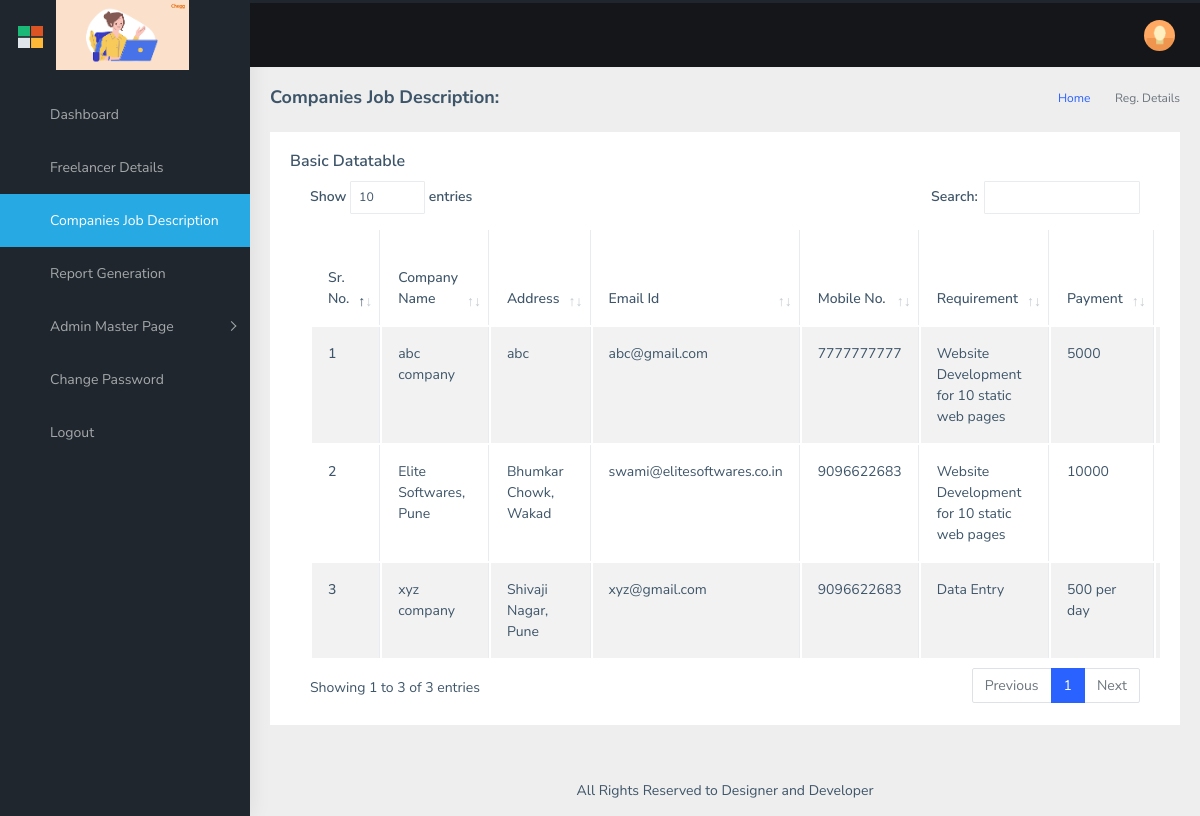
Screenshot of /admin_work_page/ (signed in) with the database file from the repository.
### application/models.py (models this page shows, shortened)
class company_work_details(models.Model):
    company_name = models.CharField(max_length=255)
    address = models.TextField()
    email = models.EmailField(max_length=255)
    phone = models.CharField(max_length=10)
    requirement = models.CharField(max_length=100)
    payment = models.CharField(max_length=100)
    date_field = models.DateField(default=date.today)

### application/views.py (the view)
# urls.py: path('admin_work_page/', views.admin_work_page, name='admin_work_page' ),
@login_required(login_url='login')
def admin_work_page(request):
    data = company_work_details.objects.all()
    records = { 'abc':data }
    return render(request, 'dashboard/admin_work_page.html', records)

### templates/dashboard/admin_work_page.html (shortened to what this page needs)
{% load static %}
<!DOCTYPE html>
<html dir="ltr" lang="en">
  <head>
    <link
      rel="stylesheet"
      type="text/css"
      href="{% static 'dashboard/assets/extra-libs/multicheck/multicheck.css' %}"
    />
    <link
      href="{% static 'dashboard/assets/libs/datatables.net-bs4/css/dataTables.bootstrap4.css' %}"
      rel="stylesheet"
    />
    <link href="{% static 'dashboard/dist/css/style.min.css' %}" rel="stylesheet" />
  </head>
  <body>
    <div
      id="main-wrapper"
      data-layout="vertical"
      data-navbarbg="skin5"
      data-sidebartype="full"
      data-sidebar-position="absolute"
      data-header-position="absolute"
      data-boxed-layout="full"
    >
      <header class="topbar" data-navbarbg="skin5">
        <nav class="navbar top-navbar navbar-expand-md navbar-dark">
          <div class="navbar-header" data-logobg="skin5">
            <a class="navbar-brand" href="index.html">
              <b class="logo-icon ps-2">
                <img
                  src="{% static 'dashboard/assets/images/logo-icon.png' %}"
                  alt="homepage"
                  class="light-logo"
                  width="25"
                />
              </b>
              <span class="logo-text ms-2">
                <img
                  src="{% static 'dashboard/assets/images/house-wife-logo.png' %}"
                  style="height:70px;width:100%;"
                  alt="homepage"
                  class="light-logo"
                />
              </span>
            </a>
          </div>
          <div
            class="navbar-collapse collapse"
            id="navbarSupportedContent"
            data-navbarbg="skin5"
          >
            <ul class="navbar-nav float-start me-auto">
              <li class="nav-item d-none d-lg-block">
                <a
                  class="nav-link sidebartoggler waves-effect waves-light"
                  href="javascript:void(0)"
                  data-sidebartype="mini-sidebar"
                  ><i class="mdi mdi-menu font-24"></i
                ></a>
              </li>
            </ul>
            <ul class="navbar-nav float-end">
              <li class="nav-item dropdown">
                <a
                  class="nav-link dropdown-toggle"
                  href="#"
                  id="navbarDropdown"
                  role="button"
                  data-bs-toggle="dropdown"
                  aria-expanded="false"
                >
                </a>
              </li>
              <li class="nav-item dropdown">
                <a
                  class="
                    nav-link
                    dropdown-toggle
                    text-muted
                    waves-effect waves-dark
                    pro-pic
                  "
                  href="#"
                  id="navbarDropdown"
                  role="button"
                  data-bs-toggle="dropdown"
                  aria-expanded="false"
                >
                  <img
                    src="{% static 'dashboard/assets/images/users/1.jpg' %}"
                    alt="user"
                    class="rounded-circle"
                    width="31"
                  />
                </a>
              </li>
            </ul>
          </div>
        </nav>
      </header>
      <aside class="left-sidebar" data-sidebarbg="skin5">
        <div class="scroll-sidebar">
          <nav class="sidebar-nav">
            <ul id="sidebarnav" class="pt-4">
              <li class="sidebar-item">
                <a
                  class="sidebar-link waves-effect waves-dark sidebar-link"
                  href="{% url 'dashboarddemo' %}"
                  aria-expanded="false"
                  ><i class="mdi mdi-view-dashboard"></i
                  ><span class="hide-menu">Dashboard</span></a
                >
              </li>
              <li class="sidebar-item">
                <a
                  class="sidebar-link waves-effect waves-dark sidebar-link"
                  href="{% url 'enquiry_details' %}"
                  aria-expanded="false"
                  ><i class="mdi mdi-border-inside"></i
                  ><span class="hide-menu">Freelancer Details</span></a
                >
              </li>
              <li class="sidebar-item">
                <a
                  class="sidebar-link waves-effect waves-dark sidebar-link"
                  href="{% url 'admin_work_page' %}"
                  aria-expanded="false"
                  ><i class="mdi mdi-border-inside"></i
                  ><span class="hide-menu">Companies Job Description</span></a
                >
              </li>
              <li class="sidebar-item">
                <a
                  class="sidebar-link waves-effect waves-dark sidebar-link"
                  href="{% url 'reports' %}"
                  aria-expanded="false"
                  ><i class="mdi mdi-border-inside"></i
                  ><span class="hide-menu">Report Generation</span></a
                >
              </li>
              <li class="sidebar-item">
                <a
                  class="sidebar-link has-arrow waves-effect waves-dark"
                  href="javascript:void(0)"
                  aria-expanded="false"
                  ><i class="mdi mdi-receipt"></i
                  ><span class="hide-menu">Admin Master Page </span></a
                >
              </li>
              <li class="sidebar-item">
                <a
                  class="sidebar-link waves-effect waves-dark sidebar-link"
                  href="{% url 'change_password' %}"
                  aria-expanded="false"
                  ><i class="mdi mdi-border-inside"></i
                  ><span class="hide-menu">Change Password</span></a
                >
              </li>
              <li class="sidebar-item">
                <a
                  class="sidebar-link waves-effect waves-dark sidebar-link"
                  href="{% url 'logout' %}"
                  aria-expanded="false"
                  ><i class="mdi mdi-border-inside"></i
                  ><span class="hide-menu">Logout</span></a
                >
              </li>
            </ul>
          </nav>
        </div>
      </aside>
      <div class="page-wrapper">
        <div class="page-breadcrumb">
          <div class="row">
            <div class="col-12 d-flex no-block align-items-center">
              <h4 class="page-title">Companies Job Description:</h4>
              <div class="ms-auto text-end">
                <nav aria-label="breadcrumb">
                  <ol class="breadcrumb">
                    <li class="breadcrumb-item"><a href="#">Home</a></li>
                    <li class="breadcrumb-item active" aria-current="page">
                      Reg. Details
                    </li>
                  </ol>
                </nav>
              </div>
            </div>
          </div>
        </div>
        <div class="container-fluid">
          <div class="row">
            <div class="col-12">
              <div class="card">
                <div class="card-body">
                  <h5 class="card-title">Basic Datatable</h5>
                  <div class="table-responsive">
                    <table
                    id="zero_config"
                    class="table table-striped table-bordered"
                  >
                    <thead>
                      <tr>
                        <th>Sr. No.</th>
                        <th>Company Name</th>
                        <th>Address</th>
                        <th>Email Id</th>
                        <th>Mobile No.</th>
                        <th>Requirement</th>
                        <th>Payment</th>
                        <th>Work Assign Date</th>
                      </tr>
                    </thead>
                    <tbody>
                      {% for x in abc %}
                      <tr>
                      <th scope="row">{{ forloop.counter }}</th>
                      <td>{{ x.company_name }} </td>
                      <td>{{ x.address }}</td>
                      <td>{{ x.email }}</td>
                      <td>{{ x.phone }}</td>
                      <td>{{ x.requirement }}</td>
                      <td>{{ x.payment }}</td>
                      <td>{{ x.date_field|date:"d-M-Y" }}</td>
                      </tr>
                    {% endfor %}
                    </tbody>
                  </table>
                  </div>
                </div>
              </div>
            </div>
          </div>
        </div>
        <footer class="footer text-center">
          All Rights Reserved to Designer and Developer
        </footer>
      </div>
    </div>
  </body>
</html>

### rows the page displays
company_work_details: company_name "abc company", address "abc", email "abc@gmail.com", phone "7777777777", requirement "Website Development for 10 static web pages", payment "5000"
company_work_details: company_name "Elite Softwares, Pune", address "Bhumkar Chowk, Wakad", email "swami@elitesoftwares.co.in", phone "9096622683", requirement "Website Development for 10 static web pages", payment "10000"
company_work_details: company_name "xyz company", address "Shivaji Nagar, Pune", email "xyz@gmail.com", phone "9096622683", requirement "Data Entry", payment "500 per day"
